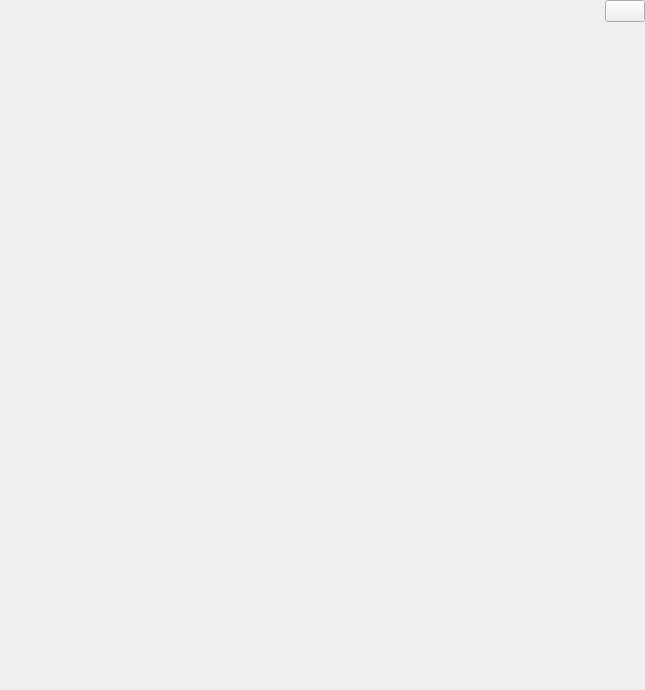
<?xml version="1.0" encoding="UTF-8"?>
<ui version="4.0">
 <class>AgentWindow</class>
 <widget class="QWidget" name="AgentWindow">
  <property name="geometry">
   <rect>
    <x>0</x>
    <y>0</y>
    <width>645</width>
    <height>690</height>
   </rect>
  </property>
  <property name="windowTitle">
   <string>OctoMY™ - Agent</string>
  </property>
  <property name="windowIcon">
   <iconset resource="../resources/icons.qrc">
    <normaloff>:/icons/agent.svg</normaloff>:/icons/agent.svg</iconset>
  </property>
  <layout class="QVBoxLayout" name="verticalLayout">
   <property name="spacing">
    <number>0</number>
   </property>
   <property name="leftMargin">
    <number>0</number>
   </property>
   <property name="topMargin">
    <number>0</number>
   </property>
   <property name="rightMargin">
    <number>0</number>
   </property>
   <property name="bottomMargin">
    <number>0</number>
   </property>
   <item>
    <widget class="QStackedWidget" name="stackedWidget">
     <property name="sizePolicy">
      <sizepolicy hsizetype="Expanding" vsizetype="Expanding">
       <horstretch>0</horstretch>
       <verstretch>0</verstretch>
      </sizepolicy>
     </property>
     <property name="currentIndex">
      <number>2</number>
     </property>
     <widget class="QWidget" name="pageDelivery">
      <layout class="QGridLayout" name="gridLayout_5">
       <property name="leftMargin">
        <number>0</number>
       </property>
       <property name="topMargin">
        <number>0</number>
       </property>
       <property name="rightMargin">
        <number>0</number>
       </property>
       <property name="bottomMargin">
        <number>0</number>
       </property>
       <property name="spacing">
        <number>0</number>
       </property>
       <item row="0" column="0">
        <widget class="AgentDeliveryWizard" name="widgetDelivery" native="true"/>
       </item>
      </layout>
     </widget>
     <widget class="QWidget" name="pagePairing">
      <layout class="QVBoxLayout" name="verticalLayout_4">
       <property name="spacing">
        <number>0</number>
       </property>
       <property name="leftMargin">
        <number>0</number>
       </property>
       <property name="topMargin">
        <number>0</number>
       </property>
       <property name="rightMargin">
        <number>0</number>
       </property>
       <property name="bottomMargin">
        <number>0</number>
       </property>
       <item>
        <widget class="PairingWizard" name="widgetPairing" native="true"/>
       </item>
      </layout>
     </widget>
     <widget class="QWidget" name="pageRunning">
      <layout class="QGridLayout" name="gridLayout_2">
       <property name="leftMargin">
        <number>0</number>
       </property>
       <property name="topMargin">
        <number>0</number>
       </property>
       <property name="rightMargin">
        <number>0</number>
       </property>
       <property name="bottomMargin">
        <number>0</number>
       </property>
       <property name="spacing">
        <number>0</number>
       </property>
       <item row="0" column="0">
        <widget class="QWidget" name="widget" native="true">
         <layout class="QVBoxLayout" name="verticalLayout_8">
          <property name="spacing">
           <number>0</number>
          </property>
          <property name="leftMargin">
           <number>0</number>
          </property>
          <property name="topMargin">
           <number>0</number>
          </property>
          <property name="rightMargin">
           <number>0</number>
          </property>
          <property name="bottomMargin">
           <number>0</number>
          </property>
          <item>
           <widget class="QWidget" name="widgetHamburgerMenu" native="true">
            <property name="contextMenuPolicy">
             <enum>Qt::ActionsContextMenu</enum>
            </property>
            <layout class="QVBoxLayout" name="verticalLayout_7">
             <property name="spacing">
              <number>0</number>
             </property>
             <property name="leftMargin">
              <number>0</number>
             </property>
             <property name="topMargin">
              <number>0</number>
             </property>
             <property name="rightMargin">
              <number>0</number>
             </property>
             <property name="bottomMargin">
              <number>0</number>
             </property>
             <item>
              <layout class="QHBoxLayout" name="horizontalLayout">
               <item>
                <spacer name="horizontalSpacer_2">
                 <property name="orientation">
                  <enum>Qt::Horizontal</enum>
                 </property>
                 <property name="sizeHint" stdset="0">
                  <size>
                   <width>40</width>
                   <height>20</height>
                  </size>
                 </property>
                </spacer>
               </item>
               <item>
                <widget class="QPushButton" name="pushButtonMenu">
                 <property name="text">
                  <string/>
                 </property>
                 <property name="icon">
                  <iconset resource="../resources/icons.qrc">
                   <normaloff>:/icons/menu.svg</normaloff>:/icons/menu.svg</iconset>
                 </property>
                </widget>
               </item>
              </layout>
             </item>
            </layout>
           </widget>
          </item>
          <item>
           <widget class="QWidget" name="widgetSpaceUp" native="true">
            <property name="sizePolicy">
             <sizepolicy hsizetype="Expanding" vsizetype="Expanding">
              <horstretch>0</horstretch>
              <verstretch>0</verstretch>
             </sizepolicy>
            </property>
            <property name="minimumSize">
             <size>
              <width>0</width>
              <height>100</height>
             </size>
            </property>
            <layout class="QVBoxLayout" name="verticalLayout_6">
             <property name="spacing">
              <number>0</number>
             </property>
             <property name="leftMargin">
              <number>0</number>
             </property>
             <property name="topMargin">
              <number>0</number>
             </property>
             <property name="rightMargin">
              <number>0</number>
             </property>
             <property name="bottomMargin">
              <number>0</number>
             </property>
             <item>
              <widget class="FaceWidget" name="widgetFace" native="true">
               <property name="sizePolicy">
                <sizepolicy hsizetype="Minimum" vsizetype="Expanding">
                 <horstretch>0</horstretch>
                 <verstretch>0</verstretch>
                </sizepolicy>
               </property>
               <property name="minimumSize">
                <size>
                 <width>0</width>
                 <height>0</height>
                </size>
               </property>
              </widget>
             </item>
            </layout>
           </widget>
          </item>
          <item>
           <widget class="IdenticonWidget" name="widgetIdenticon" native="true">
            <property name="sizePolicy">
             <sizepolicy hsizetype="Minimum" vsizetype="Minimum">
              <horstretch>0</horstretch>
              <verstretch>0</verstretch>
             </sizepolicy>
            </property>
            <property name="minimumSize">
             <size>
              <width>200</width>
              <height>0</height>
             </size>
            </property>
            <property name="svgURL" stdset="0">
             <string>:/icons/identicon.svg</string>
            </property>
            <layout class="QVBoxLayout" name="verticalLayout_2">
             <property name="spacing">
              <number>0</number>
             </property>
             <property name="leftMargin">
              <number>0</number>
             </property>
             <property name="topMargin">
              <number>0</number>
             </property>
             <property name="rightMargin">
              <number>0</number>
             </property>
             <property name="bottomMargin">
              <number>0</number>
             </property>
            </layout>
           </widget>
          </item>
         </layout>
        </widget>
       </item>
      </layout>
     </widget>
     <widget class="QWidget" name="pageConnect">
      <layout class="QVBoxLayout" name="verticalLayout_5">
       <item>
        <widget class="ConnectionWidget" name="widgetConnection" native="true">
         <property name="sizePolicy">
          <sizepolicy hsizetype="Minimum" vsizetype="Minimum">
           <horstretch>0</horstretch>
           <verstretch>0</verstretch>
          </sizepolicy>
         </property>
        </widget>
       </item>
       <item>
        <widget class="QPushButton" name="pushButtonTestConnect">
         <property name="text">
          <string>Just connect for testing</string>
         </property>
        </widget>
       </item>
      </layout>
     </widget>
     <widget class="QWidget" name="pagePlan">
      <layout class="QGridLayout" name="gridLayout_3">
       <item row="0" column="0">
        <widget class="PlanEditor" name="widgetPlanEditor" native="true"/>
       </item>
      </layout>
     </widget>
     <widget class="QWidget" name="pageConfirmQuit">
      <layout class="QVBoxLayout" name="verticalLayout_3">
       <item>
        <spacer name="verticalSpacer_3">
         <property name="orientation">
          <enum>Qt::Vertical</enum>
         </property>
         <property name="sizeHint" stdset="0">
          <size>
           <width>20</width>
           <height>256</height>
          </size>
         </property>
        </spacer>
       </item>
       <item>
        <widget class="QPushButton" name="pushButtonConfirmQuit">
         <property name="palette">
          <palette>
           <active>
            <colorrole role="WindowText">
             <brush brushstyle="SolidPattern">
              <color alpha="255">
               <red>0</red>
               <green>0</green>
               <blue>0</blue>
              </color>
             </brush>
            </colorrole>
            <colorrole role="Button">
             <brush brushstyle="SolidPattern">
              <color alpha="255">
               <red>255</red>
               <green>86</green>
               <blue>0</blue>
              </color>
             </brush>
            </colorrole>
            <colorrole role="Light">
             <brush brushstyle="SolidPattern">
              <color alpha="255">
               <red>255</red>
               <green>171</green>
               <blue>127</blue>
              </color>
             </brush>
            </colorrole>
            <colorrole role="Midlight">
             <brush brushstyle="SolidPattern">
              <color alpha="255">
               <red>255</red>
               <green>128</green>
               <blue>63</blue>
              </color>
             </brush>
            </colorrole>
            <colorrole role="Dark">
             <brush brushstyle="SolidPattern">
              <color alpha="255">
               <red>127</red>
               <green>43</green>
               <blue>0</blue>
              </color>
             </brush>
            </colorrole>
            <colorrole role="Mid">
             <brush brushstyle="SolidPattern">
              <color alpha="255">
               <red>170</red>
               <green>57</green>
               <blue>0</blue>
              </color>
             </brush>
            </colorrole>
            <colorrole role="Text">
             <brush brushstyle="SolidPattern">
              <color alpha="255">
               <red>0</red>
               <green>0</green>
               <blue>0</blue>
              </color>
             </brush>
            </colorrole>
            <colorrole role="BrightText">
             <brush brushstyle="SolidPattern">
              <color alpha="255">
               <red>255</red>
               <green>255</green>
               <blue>255</blue>
              </color>
             </brush>
            </colorrole>
            <colorrole role="ButtonText">
             <brush brushstyle="SolidPattern">
              <color alpha="255">
               <red>0</red>
               <green>0</green>
               <blue>0</blue>
              </color>
             </brush>
            </colorrole>
            <colorrole role="Base">
             <brush brushstyle="SolidPattern">
              <color alpha="255">
               <red>255</red>
               <green>255</green>
               <blue>255</blue>
              </color>
             </brush>
            </colorrole>
            <colorrole role="Window">
             <brush brushstyle="SolidPattern">
              <color alpha="255">
               <red>255</red>
               <green>86</green>
               <blue>0</blue>
              </color>
             </brush>
            </colorrole>
            <colorrole role="Shadow">
             <brush brushstyle="SolidPattern">
              <color alpha="255">
               <red>0</red>
               <green>0</green>
               <blue>0</blue>
              </color>
             </brush>
            </colorrole>
            <colorrole role="AlternateBase">
             <brush brushstyle="SolidPattern">
              <color alpha="255">
               <red>255</red>
               <green>170</green>
               <blue>127</blue>
              </color>
             </brush>
            </colorrole>
            <colorrole role="ToolTipBase">
             <brush brushstyle="SolidPattern">
              <color alpha="255">
               <red>255</red>
               <green>255</green>
               <blue>220</blue>
              </color>
             </brush>
            </colorrole>
            <colorrole role="ToolTipText">
             <brush brushstyle="SolidPattern">
              <color alpha="255">
               <red>0</red>
               <green>0</green>
               <blue>0</blue>
              </color>
             </brush>
            </colorrole>
           </active>
           <inactive>
            <colorrole role="WindowText">
             <brush brushstyle="SolidPattern">
              <color alpha="255">
               <red>0</red>
               <green>0</green>
               <blue>0</blue>
              </color>
             </brush>
            </colorrole>
            <colorrole role="Button">
             <brush brushstyle="SolidPattern">
              <color alpha="255">
               <red>255</red>
               <green>86</green>
               <blue>0</blue>
              </color>
             </brush>
            </colorrole>
            <colorrole role="Light">
             <brush brushstyle="SolidPattern">
              <color alpha="255">
               <red>255</red>
               <green>171</green>
               <blue>127</blue>
              </color>
             </brush>
            </colorrole>
            <colorrole role="Midlight">
             <brush brushstyle="SolidPattern">
              <color alpha="255">
               <red>255</red>
               <green>128</green>
               <blue>63</blue>
              </color>
             </brush>
            </colorrole>
            <colorrole role="Dark">
             <brush brushstyle="SolidPattern">
              <color alpha="255">
               <red>127</red>
               <green>43</green>
               <blue>0</blue>
              </color>
             </brush>
            </colorrole>
            <colorrole role="Mid">
             <brush brushstyle="SolidPattern">
              <color alpha="255">
               <red>170</red>
               <green>57</green>
               <blue>0</blue>
              </color>
             </brush>
            </colorrole>
            <colorrole role="Text">
             <brush brushstyle="SolidPattern">
              <color alpha="255">
               <red>0</red>
               <green>0</green>
               <blue>0</blue>
              </color>
             </brush>
            </colorrole>
            <colorrole role="BrightText">
             <brush brushstyle="SolidPattern">
              <color alpha="255">
               <red>255</red>
               <green>255</green>
               <blue>255</blue>
              </color>
             </brush>
            </colorrole>
            <colorrole role="ButtonText">
             <brush brushstyle="SolidPattern">
              <color alpha="255">
               <red>0</red>
               <green>0</green>
               <blue>0</blue>
              </color>
             </brush>
            </colorrole>
            <colorrole role="Base">
             <brush brushstyle="SolidPattern">
              <color alpha="255">
               <red>255</red>
               <green>255</green>
               <blue>255</blue>
              </color>
             </brush>
            </colorrole>
            <colorrole role="Window">
             <brush brushstyle="SolidPattern">
              <color alpha="255">
               <red>255</red>
               <green>86</green>
               <blue>0</blue>
              </color>
             </brush>
            </colorrole>
            <colorrole role="Shadow">
             <brush brushstyle="SolidPattern">
              <color alpha="255">
               <red>0</red>
               <green>0</green>
               <blue>0</blue>
              </color>
             </brush>
            </colorrole>
            <colorrole role="AlternateBase">
             <brush brushstyle="SolidPattern">
              <color alpha="255">
               <red>255</red>
               <green>170</green>
               <blue>127</blue>
              </color>
             </brush>
            </colorrole>
            <colorrole role="ToolTipBase">
             <brush brushstyle="SolidPattern">
              <color alpha="255">
               <red>255</red>
               <green>255</green>
               <blue>220</blue>
              </color>
             </brush>
            </colorrole>
            <colorrole role="ToolTipText">
             <brush brushstyle="SolidPattern">
              <color alpha="255">
               <red>0</red>
               <green>0</green>
               <blue>0</blue>
              </color>
             </brush>
            </colorrole>
           </inactive>
           <disabled>
            <colorrole role="WindowText">
             <brush brushstyle="SolidPattern">
              <color alpha="255">
               <red>127</red>
               <green>43</green>
               <blue>0</blue>
              </color>
             </brush>
            </colorrole>
            <colorrole role="Button">
             <brush brushstyle="SolidPattern">
              <color alpha="255">
               <red>255</red>
               <green>86</green>
               <blue>0</blue>
              </color>
             </brush>
            </colorrole>
            <colorrole role="Light">
             <brush brushstyle="SolidPattern">
              <color alpha="255">
               <red>255</red>
               <green>171</green>
               <blue>127</blue>
              </color>
             </brush>
            </colorrole>
            <colorrole role="Midlight">
             <brush brushstyle="SolidPattern">
              <color alpha="255">
               <red>255</red>
               <green>128</green>
               <blue>63</blue>
              </color>
             </brush>
            </colorrole>
            <colorrole role="Dark">
             <brush brushstyle="SolidPattern">
              <color alpha="255">
               <red>127</red>
               <green>43</green>
               <blue>0</blue>
              </color>
             </brush>
            </colorrole>
            <colorrole role="Mid">
             <brush brushstyle="SolidPattern">
              <color alpha="255">
               <red>170</red>
               <green>57</green>
               <blue>0</blue>
              </color>
             </brush>
            </colorrole>
            <colorrole role="Text">
             <brush brushstyle="SolidPattern">
              <color alpha="255">
               <red>127</red>
               <green>43</green>
               <blue>0</blue>
              </color>
             </brush>
            </colorrole>
            <colorrole role="BrightText">
             <brush brushstyle="SolidPattern">
              <color alpha="255">
               <red>255</red>
               <green>255</green>
               <blue>255</blue>
              </color>
             </brush>
            </colorrole>
            <colorrole role="ButtonText">
             <brush brushstyle="SolidPattern">
              <color alpha="255">
               <red>127</red>
               <green>43</green>
               <blue>0</blue>
              </color>
             </brush>
            </colorrole>
            <colorrole role="Base">
             <brush brushstyle="SolidPattern">
              <color alpha="255">
               <red>255</red>
               <green>86</green>
               <blue>0</blue>
              </color>
             </brush>
            </colorrole>
            <colorrole role="Window">
             <brush brushstyle="SolidPattern">
              <color alpha="255">
               <red>255</red>
               <green>86</green>
               <blue>0</blue>
              </color>
             </brush>
            </colorrole>
            <colorrole role="Shadow">
             <brush brushstyle="SolidPattern">
              <color alpha="255">
               <red>0</red>
               <green>0</green>
               <blue>0</blue>
              </color>
             </brush>
            </colorrole>
            <colorrole role="AlternateBase">
             <brush brushstyle="SolidPattern">
              <color alpha="255">
               <red>255</red>
               <green>86</green>
               <blue>0</blue>
              </color>
             </brush>
            </colorrole>
            <colorrole role="ToolTipBase">
             <brush brushstyle="SolidPattern">
              <color alpha="255">
               <red>255</red>
               <green>255</green>
               <blue>220</blue>
              </color>
             </brush>
            </colorrole>
            <colorrole role="ToolTipText">
             <brush brushstyle="SolidPattern">
              <color alpha="255">
               <red>0</red>
               <green>0</green>
               <blue>0</blue>
              </color>
             </brush>
            </colorrole>
           </disabled>
          </palette>
         </property>
         <property name="text">
          <string>Confirm Quit</string>
         </property>
         <property name="default">
          <bool>false</bool>
         </property>
         <property name="flat">
          <bool>false</bool>
         </property>
        </widget>
       </item>
       <item>
        <spacer name="verticalSpacer_2">
         <property name="orientation">
          <enum>Qt::Vertical</enum>
         </property>
         <property name="sizeHint" stdset="0">
          <size>
           <width>20</width>
           <height>256</height>
          </size>
         </property>
        </spacer>
       </item>
      </layout>
     </widget>
     <widget class="QWidget" name="pageTest">
      <layout class="QGridLayout" name="gridLayout_6">
       <item row="0" column="0">
        <widget class="GaitWidget" name="widgetGait" native="true"/>
       </item>
      </layout>
     </widget>
     <widget class="QWidget" name="pageCamera">
      <layout class="QGridLayout" name="gridLayout">
       <property name="leftMargin">
        <number>0</number>
       </property>
       <property name="topMargin">
        <number>0</number>
       </property>
       <property name="rightMargin">
        <number>0</number>
       </property>
       <property name="bottomMargin">
        <number>0</number>
       </property>
       <property name="spacing">
        <number>0</number>
       </property>
       <item row="0" column="0">
        <widget class="QPushButton" name="pushButtonBack">
         <property name="text">
          <string/>
         </property>
         <property name="icon">
          <iconset resource="../resources/icons.qrc">
           <normaloff>:/icons/arrow_left.svg</normaloff>:/icons/arrow_left.svg</iconset>
         </property>
        </widget>
       </item>
       <item row="0" column="1">
        <spacer name="horizontalSpacer">
         <property name="orientation">
          <enum>Qt::Horizontal</enum>
         </property>
         <property name="sizeHint" stdset="0">
          <size>
           <width>40</width>
           <height>20</height>
          </size>
         </property>
        </spacer>
       </item>
       <item row="1" column="0" colspan="2">
        <widget class="Camera" name="widgetCamera" native="true"/>
       </item>
      </layout>
     </widget>
    </widget>
   </item>
  </layout>
 </widget>
 <customwidgets>
  <customwidget>
   <class>FaceWidget</class>
   <extends>QWidget</extends>
   <header>widgets/FaceWidget.hpp</header>
   <container>1</container>
  </customwidget>
  <customwidget>
   <class>GaitWidget</class>
   <extends>QWidget</extends>
   <header>puppet/GaitWidget.hpp</header>
   <container>1</container>
  </customwidget>
  <customwidget>
   <class>ConnectionWidget</class>
   <extends>QWidget</extends>
   <header>widgets/ConnectionWidget.hpp</header>
   <container>1</container>
  </customwidget>
  <customwidget>
   <class>IdenticonWidget</class>
   <extends>QWidget</extends>
   <header>widgets/IdenticonWidget.hpp</header>
   <container>1</container>
  </customwidget>
  <customwidget>
   <class>Camera</class>
   <extends>QWidget</extends>
   <header>camera/Camera.hpp</header>
   <container>1</container>
  </customwidget>
  <customwidget>
   <class>PlanEditor</class>
   <extends>QWidget</extends>
   <header>widgets/planedit/PlanEditor.hpp</header>
   <container>1</container>
  </customwidget>
  <customwidget>
   <class>PairingWizard</class>
   <extends>QWidget</extends>
   <header>widgets/PairingWizard.hpp</header>
   <container>1</container>
  </customwidget>
  <customwidget>
   <class>AgentDeliveryWizard</class>
   <extends>QWidget</extends>
   <header>widgets/AgentDeliveryWizard.hpp</header>
   <container>1</container>
  </customwidget>
 </customwidgets>
 <resources>
  <include location="../resources/icons.qrc"/>
 </resources>
 <connections/>
</ui>
